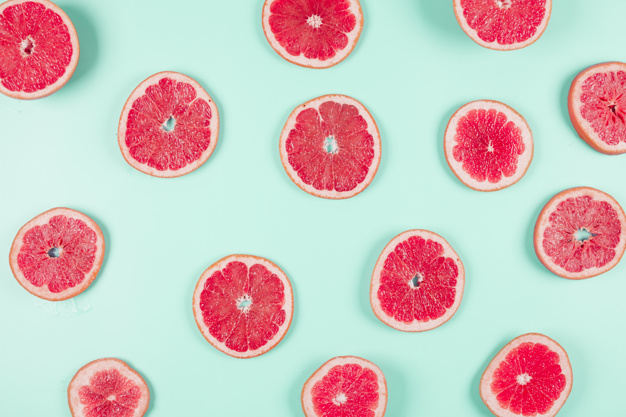
#> input picture work/imgs/processing/toronjas.jpg, 626 x 417 px
$ jupyter execute --allow-errors 04-Advanced_Operations_Detecting_Faces_and_Features.ipynb   (older library calls are emulated)
#> lines starting #> are read from the running program, lines starting #| are printed output that depends on the picture
[cell 1]
import numpy as np
import pandas as pd
import matplotlib.pyplot as plt

from skimage import color, data, exposure, morphology
from skimage.color import label2rgb, rgb2gray
from skimage.filters import gaussian, threshold_local, threshold_otsu, try_all_threshold
from skimage.restoration import denoise_bilateral, denoise_tv_chambolle, inpaint
from skimage.segmentation import slic
from skimage.transform import rotate, rescale
from skimage.util import random_noise

## Edges

- In this exercise you will identify the shapes in a grapefruit image by detecting the edges, using the Canny algorithm.

- Grapefruits, Image preloaded as grapefruit. (Image skipped)

- The color module has already been preloaded for you.

### Instructions
-    Import the canny edge detector from the feature module.
-    Convert the image to grayscale, using the method from the color module used in previous chapters.
-    Apply the canny edge detector to the grapefruit image.

[cell 2]
def show_image(image, title='Image', cmap_type='gray', interpolation=None):
    plt.imshow(image, cmap=cmap_type)
    plt.title(title)
    plt.axis('off')
    plt.show()

grapefruit = plt.imread('./../../imgs/processing/toronjas.jpg')
#> grapefruit is the input picture: shape (417, 626, 3); mean R, G, B 207.6, 192.7, 189.7

[cell 3]
# Import the canny edge detector
from skimage.feature import canny

# Convert image to grayscale
grapefruit = color.rgb2gray(grapefruit)
#> grapefruit: shape (417, 626) float64

# Apply canny edge detector
canny_edges = canny(grapefruit)
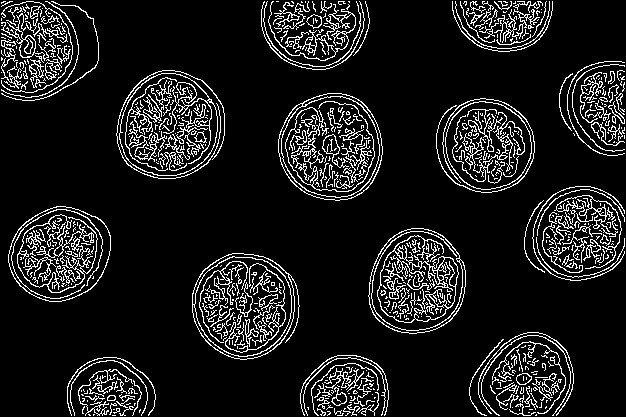
#> canny_edges: shape (417, 626) bool; 10.8% white in thin lines or dots

# Show resulting image
show_image(canny_edges, "Edges with Canny")

## Less edgy

- Let's now try to spot just the outer shape of the grapefruits, the circles. You can do this by applying a more intense Gaussian filter to first make the image smoother. This can be achieved by specifying a bigger sigma in the canny function.

- In this exercise, you'll experiment with sigma values of the canny() function. Image Skipped: Grapefruits, Image preloaded as grapefruit.

- The show_image has already been preloaded.

### Instructions 1/3
-    Apply the canny edge detector to the grapefruit image with a sigma of 1.8.

[cell 4]
grapefruit = plt.imread('./../../imgs/processing/toronjas.jpg')
grapefruit = color.rgb2gray(grapefruit)

[cell 5]
# Apply canny edge detector with a sigma of 1.8
canny_edges = canny(grapefruit, sigma=1.8)
#> canny_edges: shape (417, 626) bool; 5.9% white in thin lines or dots

### Instructions 2/3
-    Apply the canny edge detector to the grapefruit image with a sigma of 2.2.

[cell 6]
# Apply canny edge detector with a sigma of 1.8
edges_1_8 = canny(grapefruit, sigma=1.8)

# Apply canny edge detector with a sigma of 2.2
edges_2_2 = canny(grapefruit, sigma=2.2)
#> edges_2_2: shape (417, 626) bool; 4% white in thin lines or dots

### Instructions 3/3
-    Show the resulting images.

[cell 7]
# Apply canny edge detector with a sigma of 1.8
edges_1_8 = canny(grapefruit, sigma=1.8)

# Apply canny edge detector with a sigma of 2.2
edges_2_2 = canny(grapefruit, sigma=2.2)

# Show resulting images
show_image(edges_1_8, "Sigma of 1.8")
show_image(edges_2_2, "Sigma of 2.2")

## Perspective

- In this exercise, you will detect the corners of a building using the Harris corner detector. The threshold_rel parameter will specify the minimum intensity of peaks.

- Building from a bottom perspective: Image preloaded as building_image. Image skipped

- The functions show_image() and show_image_with_corners() have already been preloaded for you. As well as the color module for converting images to grayscale.

### Instructions
-    Import the corner_harris() function from the feature module.
-    Convert the building_image to grayscale.
-    Apply the harris detector to obtain the measure response image with the possible corners.
-    Find the peaks of the corners.

[cell 8]
def show_image(image, title='Image', cmap_type='gray'):
    plt.figure(figsize=(12, 10))
    plt.imshow(image, cmap=cmap_type)
    plt.title(title)
    plt.axis('off')
    plt.show()

def show_image_with_corners(image, coords, title="Corners detected"):
    plt.figure(figsize=(12, 10))
    plt.imshow(image, interpolation='nearest', cmap='gray')
    plt.title(title)
    plt.plot(coords[:, 1], coords[:, 0], '+r', markersize=35)
    plt.axis('off')
    plt.show()
    plt.close()

building_image = plt.imread('./../../imgs/processing/corners_building_top.jpg')
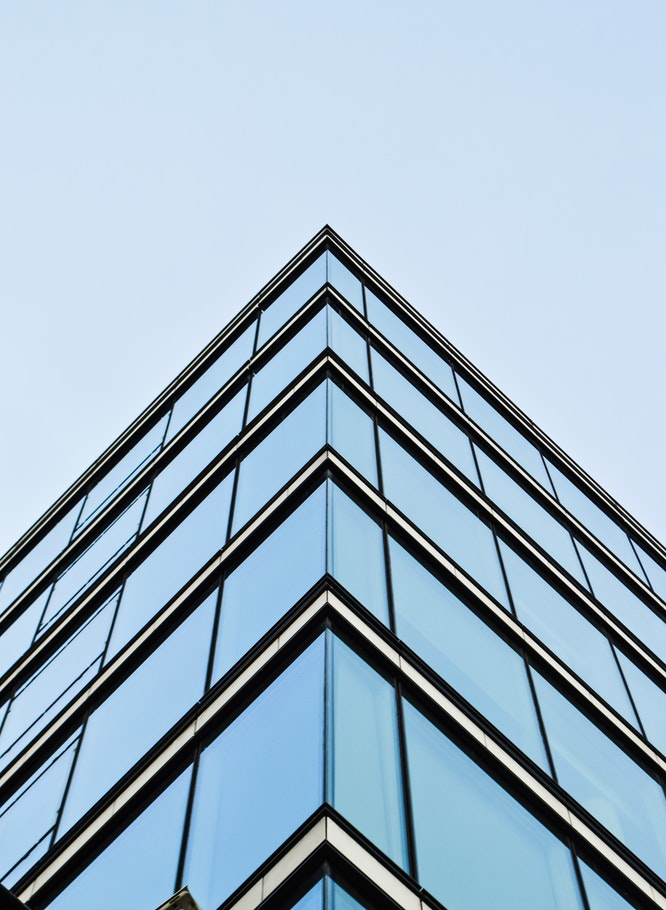
#> input picture work/imgs/processing/corners_building_top.jpg, 666 x 910 px
#> building_image is the input picture: shape (910, 666, 3); mean R, G, B 158, 180.2, 198

[cell 9]
# Import the corner detector related functions and module
from skimage.feature import corner_harris, corner_peaks

# Convert image from RGB-3 to grayscale
building_image_gray = color.rgb2gray(building_image)

# Apply the detector  to measure the possible corners
measure_image = corner_harris(building_image_gray)
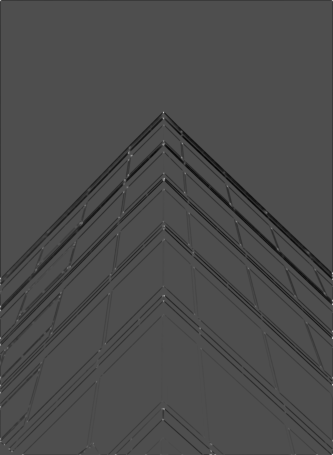
#> measure_image: shape (910, 666) float64 (shown at 1/2 size); min -2.92, max 6.58, mean -0.11; drawn with min black and max white

# Find the peaks of the corners using the Harris detector
coords = corner_peaks(measure_image, min_distance=20, threshold_rel=0.02)
#> coords = 66 pairs, first value 224 to 886, second value 35 to 641

# Show original and resulting image with corners detected
show_image(building_image, "Original")
show_image_with_corners(building_image, coords)

## Less corners

- In this exercise, you will test what happens when you set the minimum distance between corner peaks to be a higher number. Remember you do this with the min_distance attribute parameter of the corner_peaks() function. The threshold_rel parameter will specify the minimum intensity of peaks.

- Building from a bottom perspective: Image preloaded as building_image.  Image Skipped

- The functions show_image(), show_image_with_corners() and required packages have already been preloaded for you. As well as all the previous code for finding the corners. The Harris measure response image obtained with corner_harris() is preloaded as measure_image.

### Instructions 1/3
-    Find the peaks of the corners with a minimum distance of 10 pixels.

[cell 10]
# Find the peaks with a min distance of 10 pixels
coords_w_min_10 = corner_peaks(measure_image, min_distance=10, threshold_rel=0.02)
#> coords_w_min_10 = 89 pairs, first value 224 to 899, second value 15 to 648
print("With a min_distance set to 10, we detect a total", len(coords_w_min_10), "corners in the image.")
#| With a min_distance set to 10, we detect a total 89 corners in the image.

### Instructions 2/3
-    Find the peaks of the corners with a minimum distance of 60 pixels.

[cell 11]
# Find the peaks with a min distance of 10 pixels
coords_w_min_10 = corner_peaks(measure_image, min_distance=10, threshold_rel=0.02)
print("With a min_distance set to 10, we detect a total", len(coords_w_min_10), "corners in the image.")
#| With a min_distance set to 10, we detect a total 89 corners in the image.

# Find the peaks with a min distance of 60 pixels
coords_w_min_60 = corner_peaks(measure_image, min_distance=60, threshold_rel=0.02)
#> coords_w_min_60 = 20 rows, first 8: [224, 327], [817, 327], [360, 327], [591, 328], [306, 257], [458, 327], [443, 473], [372, 455]
print("With a min_distance set to 60, we detect a total", len(coords_w_min_60), "corners in the image.")
#| With a min_distance set to 60, we detect a total 20 corners in the image.

### Instructions 3/3
-    Show original and resulting image with corners detected.

[cell 12]
# Find the peaks with a min distance of 10 pixels
coords_w_min_10 = corner_peaks(measure_image, min_distance=10, threshold_rel=0.02)
print("With a min_distance set to 10, we detect a total", len(coords_w_min_10), "corners in the image.")
#| With a min_distance set to 10, we detect a total 89 corners in the image.

# Find the peaks with a min distance of 60 pixels
coords_w_min_60 = corner_peaks(measure_image, min_distance=60, threshold_rel=0.02)
print("With a min_distance set to 60, we detect a total", len(coords_w_min_60), "corners in the image.")
#| With a min_distance set to 60, we detect a total 20 corners in the image.

# Show original and resulting image with corners detected
show_image_with_corners(building_image, coords_w_min_10, "Corners detected with 10 px of min_distance")
show_image_with_corners(building_image, coords_w_min_60, "Corners detected with 60 px of min_distance")

## Is someone there?

- In this exercise, you will check whether or not there is a person present in an image taken at night.

- LAndscape of starry night with a young man in the left bottom corner.  Image preloaded as night_image, image skipped.

- The Cascade of classifiers class from feature module has been already imported. The same is true for the show_detected_face() function, that is used to display the face marked in the image and crop so it can be shown separately.

### Instructions
-    Load the trained file from the data module.
-    Initialize the detector cascade with the trained file.
-    Detect the faces in the image, setting the minimum size of the searching window to 10 pixels and 200 pixels for the maximum.

[cell 13]
from skimage.feature import Cascade
from matplotlib import patches

def crop_face(result, detected, title="Face detected"):
    for d in detected:
        print(d)
        rostro= result[d['r']:d['r']+d['width'], d['c']:d['c']+d['height']]

        plt.figure(figsize=(8, 6))
        plt.imshow(rostro)
        plt.title(title)
        plt.axis('off')
        plt.show()

def show_detected_face(result, detected, title="Face image"):
    plt.figure()
    plt.imshow(result)
    img_desc = plt.gca()
    plt.set_cmap('gray')
    plt.title(title)
    plt.axis('off')

    for patch in detected:

        img_desc.add_patch(
            patches.Rectangle(
                (patch['c'], patch['r']),
                patch['width'],
                patch['height'],
                fill=False,
                color='r',
                linewidth=2)
        )
    plt.show()
    crop_face(result, detected)

night_image = plt.imread('./../../imgs/processing/face_det3.jpg')
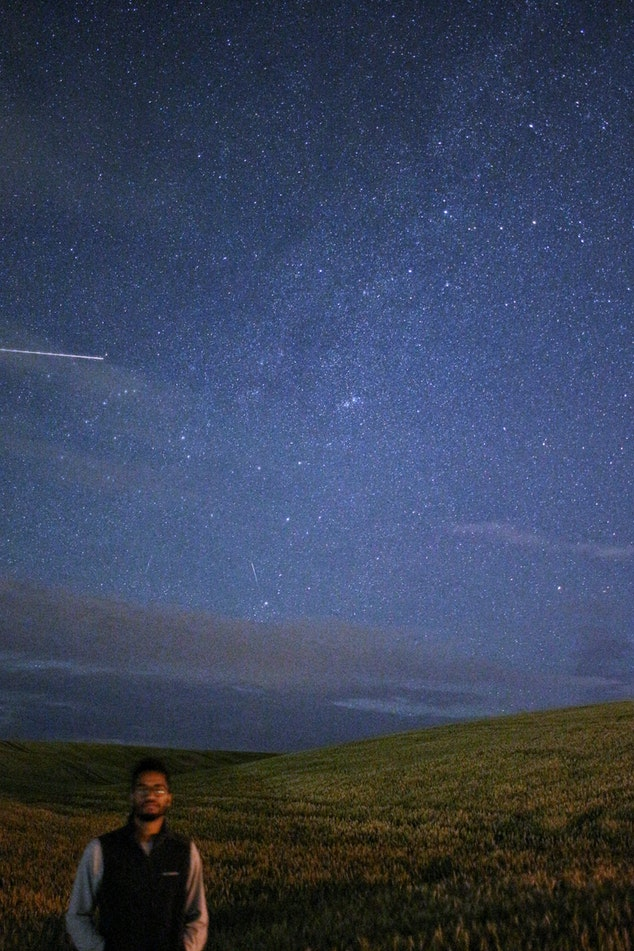
#> input picture work/imgs/processing/face_det3.jpg, 634 x 951 px
#> night_image is the input picture: shape (951, 634, 3); mean R, G, B 56.8, 66.8, 89.9

[cell 14]
# Load the trained file from data
trained_file = data.lbp_frontal_face_cascade_filename()

# Initialize the detector cascade
detector = Cascade(trained_file)

# Detect faces with min and max size of searching window
detected = detector.detect_multi_scale(img = night_image,
                                       scale_factor=1.2,
                                       step_ratio=1,
                                       min_size=(10, 10),
                                       max_size=(200, 200))
#> detected = 1 item

# Show the detected faces
show_detected_face(night_image, detected)
#> the loop in show_detected_face, `for patch in detected: ` made 1 pass
#> patch on pass 1: {'r': 773, 'c': 129, 'width': 43, 'height': 43}
#> the loop in crop_face, `for d in detected:` made 1 pass
#> (printed output is left out)

## Multiple faces

- In this exercise, you will detect multiple faces in an image and show them individually. Think of this as a way to create a dataset of your own friends' faces!

- A group of 7 friends, Image preloaded as friends_image <b>image skipped</b>.

- The Cascade of classifiers class from feature module has already been imported, as well as the show_detected_face() function which is used to display the face marked in the image and crop it so it can be shown separately.

### Instructions
-    Load the trained file .lbp_frontal_face_cascade_filename(). from the data module.
-    Initialize the detector cascade with trained file.
-    Detect the faces in the image, setting a scale_factor of 1.2 and step_ratio of 1.

[cell 15]
friends_image = plt.imread('./../../imgs/processing/face_det_friends22.jpg')
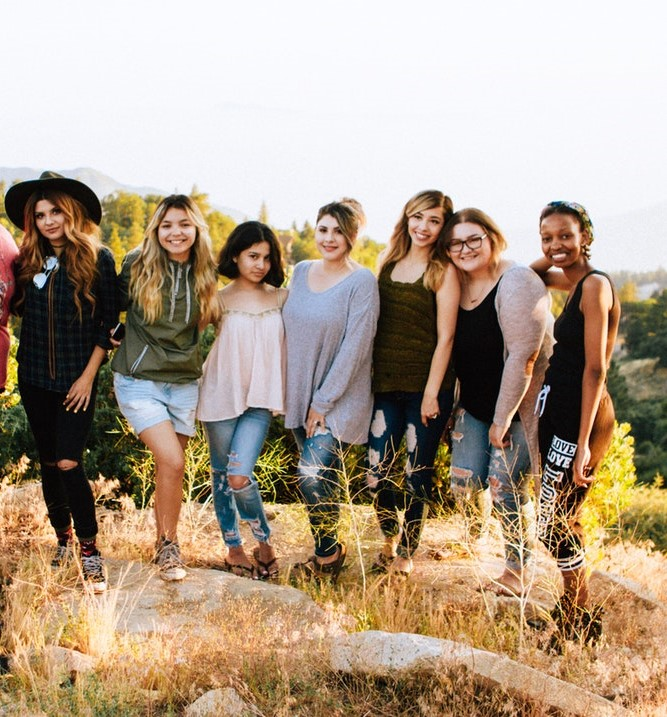
#> input picture work/imgs/processing/face_det_friends22.jpg, 667 x 717 px
#> friends_image is the input picture: shape (717, 667, 3); mean R, G, B 175.1, 157.4, 137.9

[cell 16]
# Load the trained file from data
trained_file = data.lbp_frontal_face_cascade_filename()

# Initialize the detector cascade
detector = Cascade(trained_file)

# Detect faces with scale factor to 1.2 and step ratio to 1
detected = detector.detect_multi_scale(img=friends_image,
                                       scale_factor=1.2,
                                       step_ratio=1,
                                       min_size=(10, 10),
                                       max_size=(200, 200))
#> detected = 7 items
# Show the detected faces
show_detected_face(friends_image, detected)
#> the loop in show_detected_face (call 2), `for patch in detected: ` made 7 passes
#> patch on passes 1 to 7: {'r': 202, 'c': 31, 'width': 35, 'height': 35}, {'r': 217, 'c': 309, 'width': 39, 'height': 39}, {'r': 202, 'c': 402, 'width': 45, 'height': 45}, {'r': 206, 'c': 151, 'width': 49, 'height': 49}, {'r': 219, 'c': 533, 'width': 48, 'height': 48}, {'r': 218, 'c': 440, 'width': 52, 'height': 52}, {'r': 241, 'c': 237, 'width': 42, 'height': 42}
#> the loop in crop_face (call 2), `for d in detected:` made 7 passes
#> (printed output is left out)

## Segmentation and face detection

- Previously, you learned how to make processes more computationally efficient with unsupervised superpixel segmentation. In this exercise, you'll do just that!

- Using the slic() function for segmentation, pre-process the image before passing it to the face detector.  Young woman selfie <b>image skipped</b>, Image preloaded as profile_image.

- The Cascade class, the slic() function from segmentation module, and the show_detected_face() function for visualization have already been imported. The detector is already initialized and ready to use as detector.

## Instructions
-    Apply superpixel segmentation and obtain the segments a.k.a. labels using slic().
-    Obtain the segmented image using label2rgb(), passing the segments and profile_image.
-    Detect the faces, using the detector with multi scale method.

[cell 17]
profile_image = plt.imread('./../../imgs/processing/face_det9.jpg')
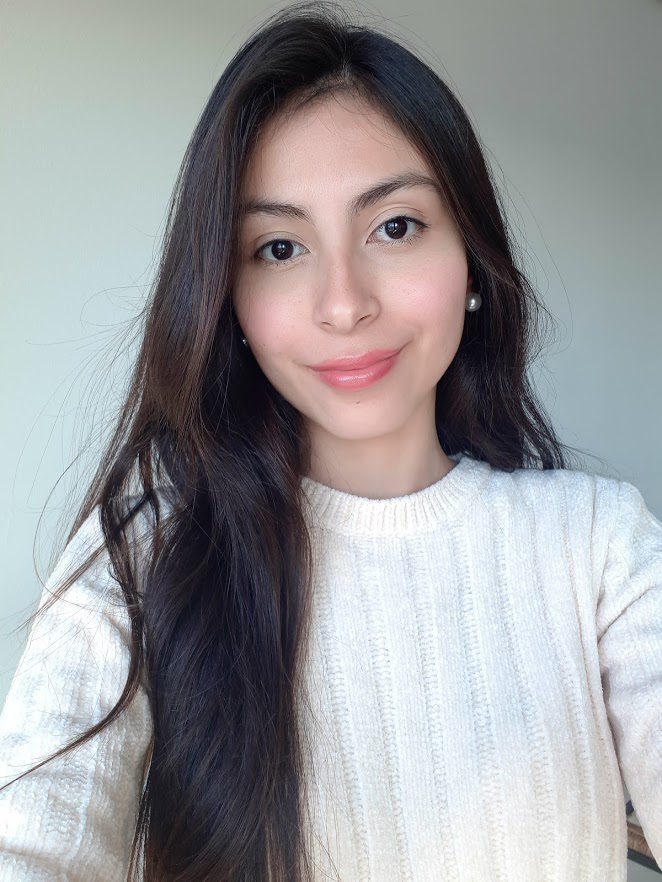
#> input picture work/imgs/processing/face_det9.jpg, 662 x 882 px
#> profile_image is the input picture: shape (882, 662, 3); mean R, G, B 153.6, 153.9, 156

[cell 18]
# Obtain the segmentation with default 100 regions
segments = slic(profile_image, 100)
#> segments: shape (882, 662) int64; 84 distinct labels, from 1 to 84

# Obtain segmented image using label2rgb
segmented_image = label2rgb(segments, profile_image, kind='avg')

# Detect the faces with multi scale method
detected = detector.detect_multi_scale(img=segmented_image,
                                       scale_factor=1.2,
                                       step_ratio=1,
                                       min_size=(10, 10), max_size=(1000, 1000))
#> detected = 1 item

# Show the detected faces
show_detected_face(segmented_image, detected)
#> call 3 of show_detected_face, with title = 'Face image'
#> the loop in show_detected_face (call 3), `for patch in detected: ` made 1 pass
#> patch on pass 1: {'r': 105, 'c': 180, 'width': 334, 'height': 334}
#> in show_detected_face (call 3), `plt.show()`:
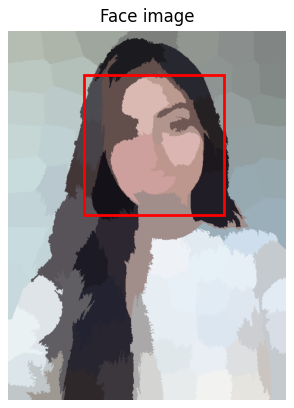
#> figure drawn by matplotlib, 1 panel

## Privacy protection

- Let's look at a real-world application of what you have learned in the course.

- In this exercise, you will detect human faces in the image and for the sake of privacy, you will anonymize data by blurring people's faces in the image automatically.

- Group band walking <b>image skipped</b>.  Image preloaded as group_image.

- You can use the gaussian filter for the blurriness.

- The face detector is ready to use as detector and all packages needed have been imported.

### Instructions
-    Detect the faces in the image using the detector, set the minimum size of the searching window to 10 by 10 pixels.
-    Go through each detected face with a for loop.
-    Apply a gaussian filter to detect and blur faces, using a sigma of 8.

[cell 19]
from skimage.feature import Cascade
from skimage.filters import gaussian

def getFaceRectangle(d):
    ''' Extracts the face from the image using the coordinates of the detected image '''
    # X and Y starting points of the face rectangle
    x, y  = d['r'], d['c']

    # The width and height of the face rectangle
    width, height = d['r'] + d['width'],  d['c'] + d['height']

    # Extract the detected face
    face= group_image[ x:width, y:height]
    return face

def mergeBlurryFace(original, gaussian_image):
     # X and Y starting points of the face rectangle
    x, y  = d['r'], d['c']
    # The width and height of the face rectangle
    width, height = d['r'] + d['width'],  d['c'] + d['height']

    original[ x:width, y:height] =  gaussian_image
    return original

group_image = plt.imread('./../../imgs/processing/face_det25.jpg')
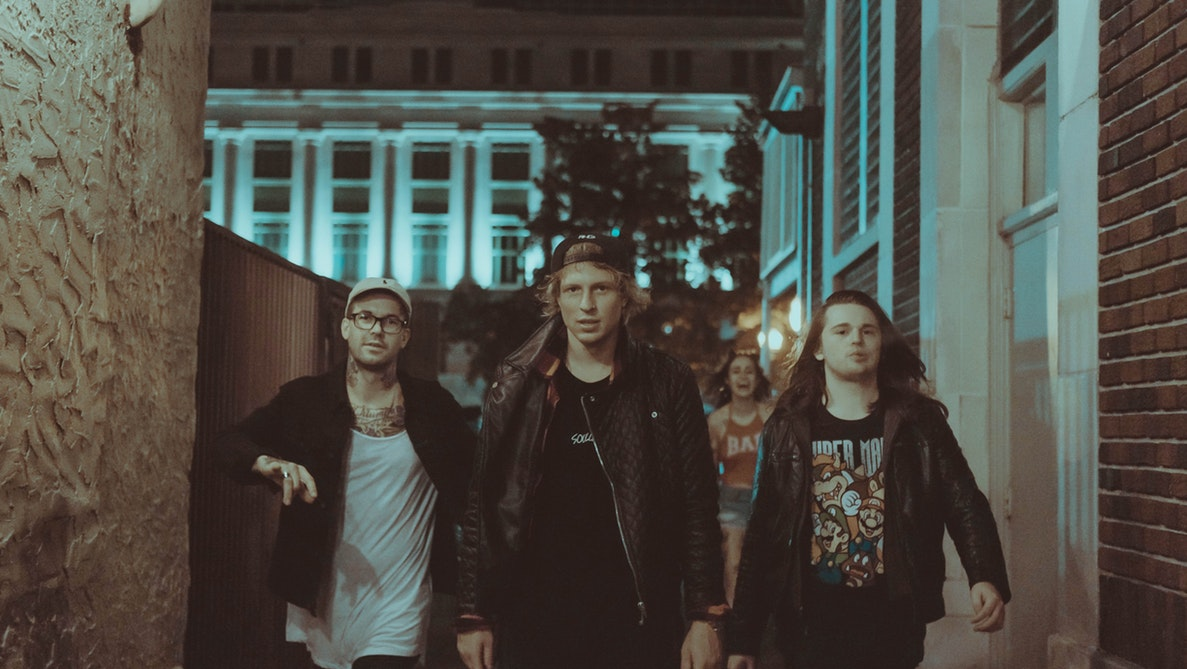
#> input picture work/imgs/processing/face_det25.jpg, 1187 x 669 px
#> group_image is the input picture: shape (669, 1187, 3); mean R, G, B 78.2, 76.4, 69.4

[cell 20]
# Detect the faces
detected = detector.detect_multi_scale(img=group_image,
                                       scale_factor=1.2, step_ratio=1,
                                       min_size=(10, 10), max_size=(100, 100))
#> detected = 5 items
# For each detected face
#> (the rest of this cell did not finish here and is left out)
